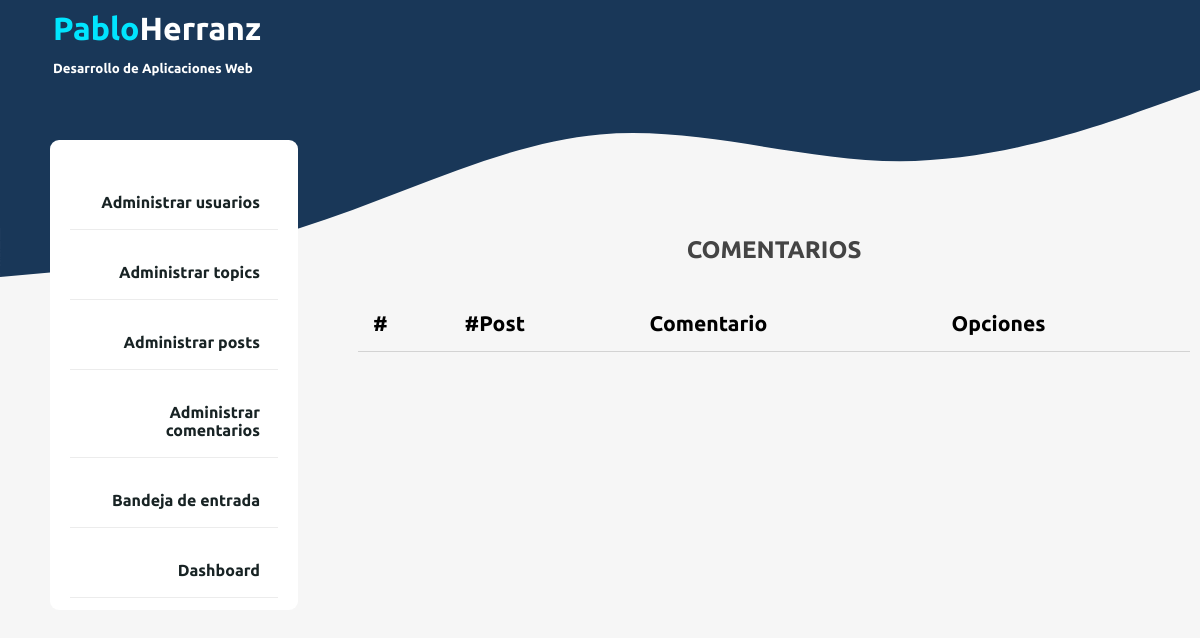
The page /admin/comments/index.php on the database as committed earlier.
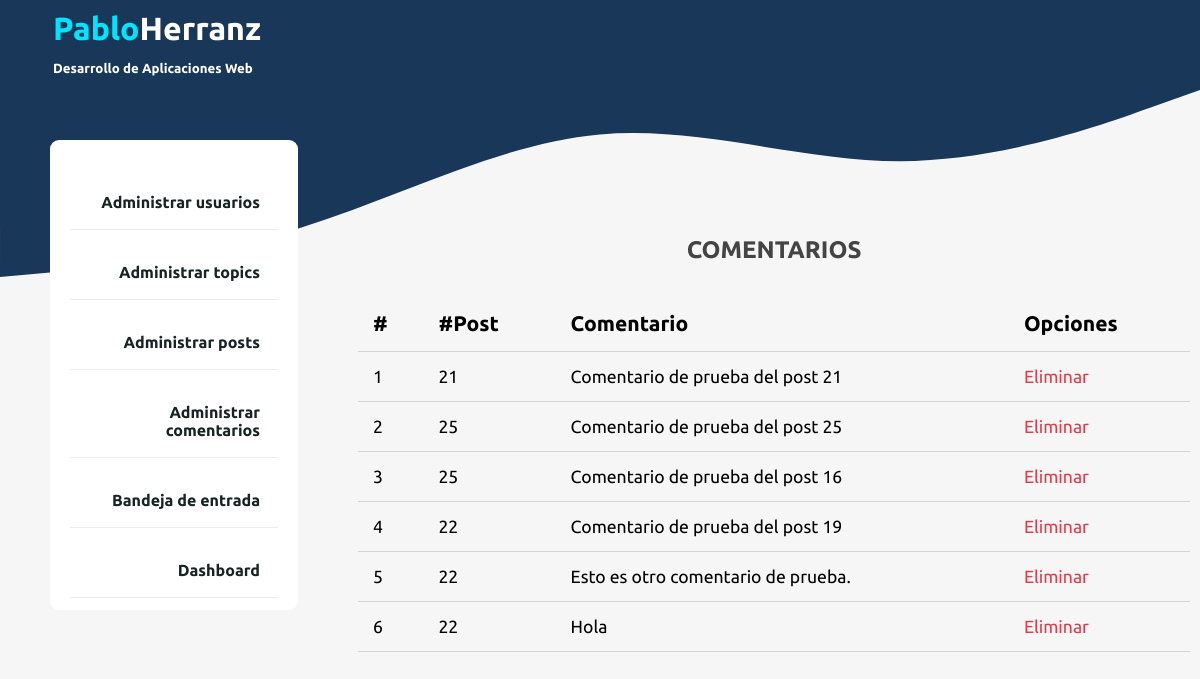
The same page on the database as committed later.
### tables this page shows
CREATE TABLE `comments` (
  `id` int NOT NULL,
  `user_id` int NOT NULL,
  `post_id` int NOT NULL,
  `body` text NOT NULL,
  `created_at` timestamp NOT NULL
);

### app/controllers/comments.php (called while the page is built, shortened)
<?php
require_once ROOT_PATH . "/app/database/db.php";
$table = "comments";

### app/database/db.php (called while the page is built, shortened)
<?php
require("connection.php");
function selectAll($table, $conditions = [])
{
	global $connection;
	$sql = "SELECT * FROM $table";
	if (empty($conditions)) {
		$stmt = $connection->prepare($sql);
		$stmt->execute();
		$records = $stmt->get_result()->fetch_all(MYSQLI_ASSOC);
		return ($records);
	}
	$stmt = executeQuery($sql, $conditions);
	$records = $stmt->get_result()->fetch_all(MYSQLI_ASSOC);
	return ($records);
}

### admin/comments/index.php (the view, shortened to what this page needs)
<?php
include ROOT_PATH . "/app/controllers/comments.php";
$commentsAdmin = array_reverse(selectAll($table));
?>
<!DOCTYPE html>
<html lang="en">
<head>
	<link rel="stylesheet" href="/assets/css/style.css">
	<link rel="stylesheet" href="/assets/css/admin.css">
</head>
<body>
	<?php include ROOT_PATH . "/app/includes/adminHeader.php" ?>
	<div class="admin-wrapper">
		<?php include ROOT_PATH . "/app/includes/adminSidebar.php" ?>
		<div class="admin-content">
            <div class="content">
                <h2 class="page-title">COMENTARIOS</h2>
                <table>
                    <thead>
                        <th>#</th>
                        <th>#Post</th>
                        <th>Comentario</th>
                        <th>Opciones</th>
                    </thead>
                    <tbody>
						<?php foreach ($commentsAdmin as $key => $comment): ?>
							<tr>
								<td><?php echo $key + 1; ?></td>
								<td><?php echo $comment['post_id']; ?></td>
								<td><?php echo $comment['body']; ?></td>
								<td><a href="index.php?delete_id=<?php echo $comment['id']; ?>" class="delete">Eliminar</a></td>
							</tr>
						<?php endforeach; ?>
                    </tbody>
                </table>
            </div>
        </div>
	</div>
</body>
</html>

### app/includes/adminHeader.php (shortened to what this page needs)
<header>
	<div class="logo">
		<a href="<?php echo BASE_URL . '/index.php' ?>">
			<h1 class="logo-text"><span>Pablo</span>Herranz</h1>
			<h5 class="logo-description">Desarrollo de Aplicaciones Web</h5>
		</a>
	</div>
</header>

### app/includes/adminSidebar.php
<div class="left-sidebar topics">
	<ul>
		<li><a href="<?php echo BASE_URL . "/admin/users/index.php" ?>">Administrar usuarios</a></li>
		<li><a href="<?php echo BASE_URL . "/admin/topics/index.php" ?>">Administrar topics</a></li>
		<li><a href="<?php echo BASE_URL . "/admin/posts/index.php" ?>">Administrar posts</a></li>
		<li><a href="<?php echo BASE_URL . "/admin/comments/index.php" ?>">Administrar comentarios</a></li>
		<li><a href="<?php echo BASE_URL . "/admin/contact/index.php" ?>">Bandeja de entrada</a></li>
		<li><a href="<?php echo BASE_URL . "/admin/dashboard.php" ?>">Dashboard</a></li>
	</ul>
</div>

### assets/css/style.css (style rules this page uses)
* { box-sizing: border-box; font-family: 'Ubuntu'; }
h1, h2, h3, h4, h5, h6 { font-family: 'Ubuntu'; color: #444; margin: 5px; }
a { text-decoration: none; color: inherit; }
html, body { height: 100%; padding: 0; margin: 0; background-color: #f6f6f6; background-image: url("../images/waves/waveIndex.svg"); background-repeat: no-repeat; background-size: 100%; background-position-y: 85px; position: absolute; width: 100%; }
header { background-color: #222831; height: 90px; }
header * { color: white; }
header .logo { float: left; height: inherit; margin-left: 3em; }
header .logo-text { margin-top: 10px; }
header .logo-text span { color: #00e5ff; }
header .logo-description { padding: 9px 0; }
.content { width: 80%; margin: 30px auto; }
@media only screen and (max-width: 1400px) { .content { width: 100%; margin: 30px auto; } }

### assets/css/admin.css (style rules this page uses)
body { background-color: #f6f6f6; background-image: url("../../assets/images/waves/waveAdmin.svg"); background-repeat: no-repeat; background-position-y: 90px; }
header { background-color: #193758; }
.admin-wrapper { height: calc(100% - 130px); display: flex; }
.content { width: 100%; padding-top: 50px; }
.admin-wrapper .admin-content { flex: 8; height: 100%; margin-top: 31px; padding: 30px 10px; overflow-y: scroll; }
.admin-wrapper .left-sidebar { flex: 2; height: 470px; background-color: white; padding: 20px; border-radius: 9px; margin: 50px; }
.admin-wrapper .left-sidebar ul { list-style: none; margin: 0; padding: 0; color: #182324; }
.admin-wrapper .left-sidebar ul li a { padding: 18px; display: block; border-bottom: 1px solid #ececec; transition: all .3s; text-align: right; margin: 15px 0; font-weight: bold; }
.admin-content .page-title { text-align: center; margin-bottom: 2rem; }
table { width: 100%; border-collapse: collapse; font-size: 1.1rem; }
th, td { padding: 15px; text-align: left; border-bottom: 1px solid #d3d3d3; }
th { font-size: larger; }
.delete { color: #de3c4b; }

Rows that differ between the two databases and show on the page:
added comments: post "21", body "Comentario de prueba del post 21"
added comments: post "25", body "Comentario de prueba del post 25"
added comments: post "25", body "Comentario de prueba del post 16"
added comments: post "22", body "Comentario de prueba del post 19"
added comments: post "22", body "Esto es otro comentario de prueba."
added comments: post "22", body "Hola"
